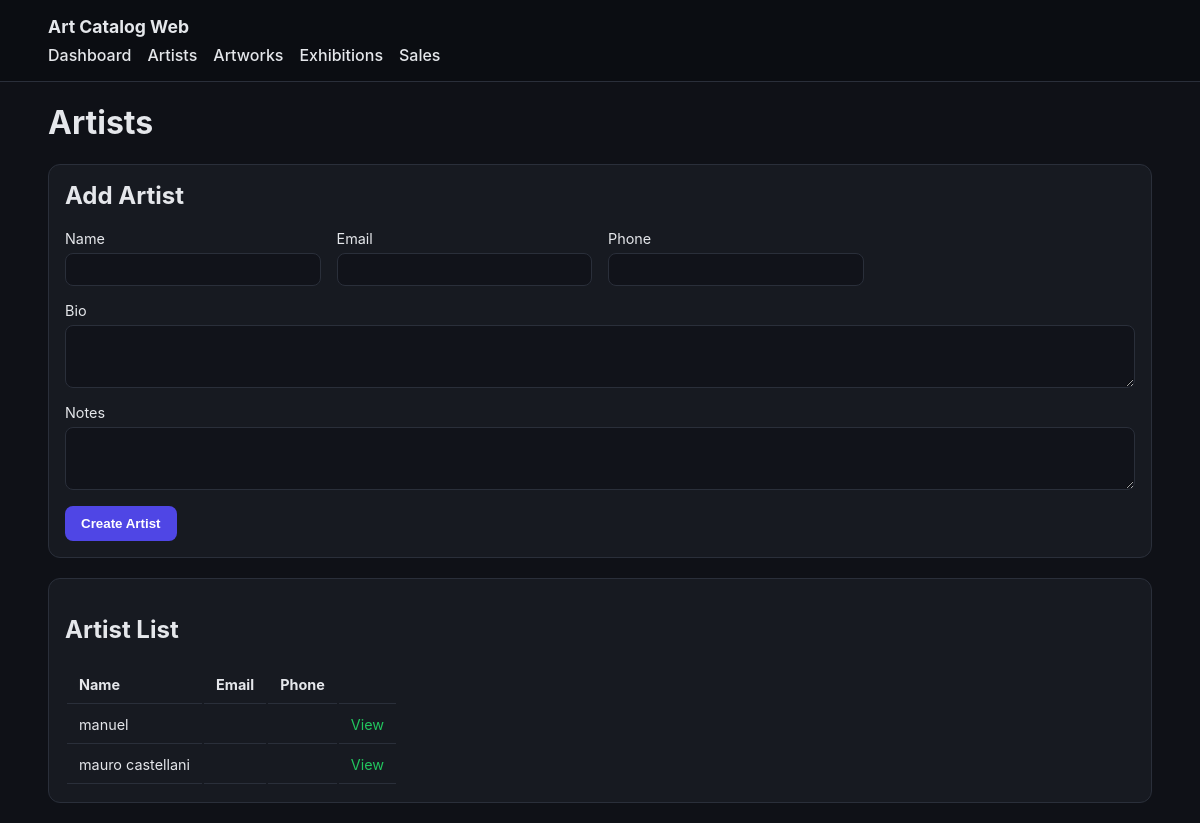
/artists, run on an earlier commit of the app's database.
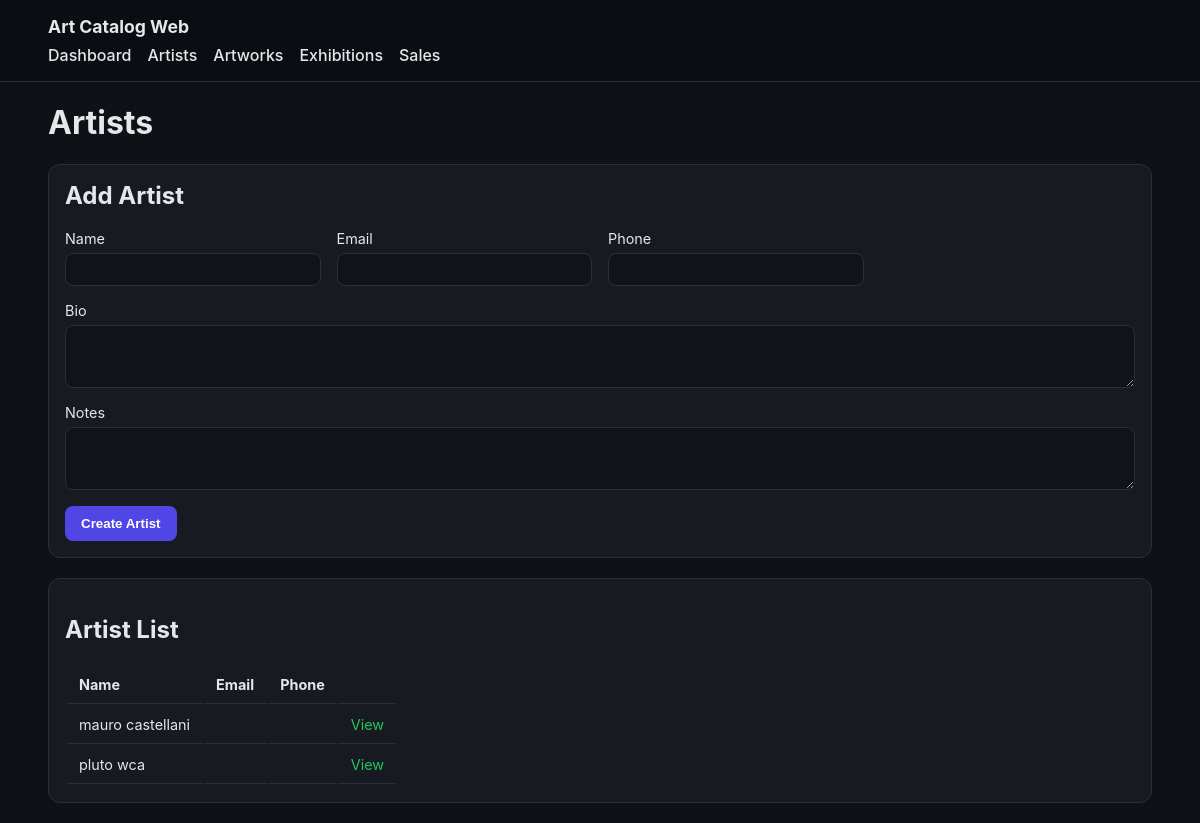
And on a later commit of the database.
### tables this page shows
CREATE TABLE artist (
    id INTEGER PRIMARY KEY AUTOINCREMENT,
    name TEXT NOT NULL,          -- Nome artista / collettivo
    bio TEXT,                    -- Biografia
    email TEXT,                  -- Contatto
    phone TEXT,                  -- Contatto
    notes TEXT                   -- Note interne (non pubbliche)
);

### webapp/app.py (the view, shortened to what this page needs)
    @app.route("/artists", methods=["GET", "POST"])
    def artists():
        artist_repo, artwork_repo, _, _ = get_repos()
        artists = artist_repo.get_all()
        return render_template("artists.html", artists=artists)

### core/database.py (called while the page is built)
    def execute(self, query: str, params: tuple = ()):
        cur = self.conn.cursor()
        cur.execute(query, params)
        self.conn.commit()
        return cur

    def close(self):
        self.conn.close()

### core/repositories/artist_repo.py (called while the page is built)
    def get_all(self):
        cursor = self.db.execute("SELECT * FROM artist ORDER BY name")
        return cursor.fetchall()

### core/repositories/artwork_repo.py (called while the page is built, shortened)
    def _ensure_artist_cut_column(self):
        cursor = self.db.execute("PRAGMA table_info(artwork)")
        columns = {row[1] for row in cursor.fetchall()}

    def _ensure_quantity_column(self):
        cursor = self.db.execute("PRAGMA table_info(artwork)")
        columns = {row[1] for row in cursor.fetchall()}

    def _ensure_code_column(self):
        cursor = self.db.execute("PRAGMA table_info(artwork)")
        columns = {row[1] for row in cursor.fetchall()}
        try:
            self.db.execute(
                "CREATE UNIQUE INDEX IF NOT EXISTS idx_artwork_code ON artwork(code)"
            )
        except Exception:
            pass

### webapp/app.py (called while the page is built)
def get_db() -> Database:
    db: Optional[Database] = g.get("db")
    if db is None:
        db = Database(DB_PATH)
        g.db = db
    return db

### webapp/templates/artists.html
{% extends "base.html" %}
{% block content %}
<h1>Artists</h1>
<section class="card form-card">
    <h2>Add Artist</h2>
    <form method="post" class="grid-form">
        <label>
            Name
            <input type="text" name="name" required>
        </label>
        <label>
            Email
            <input type="email" name="email">
        </label>
        <label>
            Phone
            <input type="text" name="phone">
        </label>
        <label class="full">
            Bio
            <textarea name="bio" rows="3"></textarea>
        </label>
        <label class="full">
            Notes
            <textarea name="notes" rows="3"></textarea>
        </label>
        <button type="submit">Create Artist</button>
    </form>
</section>
<section class="card">
    <h2>Artist List</h2>
    <div class="table-wrap">
        <table>
            <thead>
                <tr>
                    <th>Name</th>
                    <th>Email</th>
                    <th>Phone</th>
                    <th></th>
                </tr>
            </thead>
            <tbody>
                {% for artist in artists %}
                    <tr>
                        <td>{{ artist["name"] }}</td>
                        <td>{{ artist["email"] }}</td>
                        <td>{{ artist["phone"] }}</td>
                        <td>
                            <a class="link" href="{{ url_for('artist_detail', artist_id=artist['id']) }}">View</a>
                        </td>
                    </tr>
                {% else %}
                    <tr>
                        <td colspan="4" class="muted">No artists yet.</td>
                    </tr>
                {% endfor %}
            </tbody>
        </table>
    </div>
</section>
{% endblock %}

What changed in the data, as far as the page shows it:
removed artist: name "manuel"
added artist: name "pluto wca"
